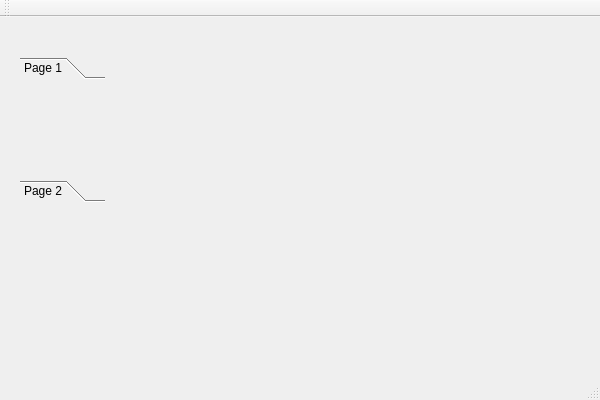
<?xml version="1.0" encoding="UTF-8"?>
<ui version="4.0">
 <class>task1Class</class>
 <widget class="QMainWindow" name="task1Class">
  <property name="geometry">
   <rect>
    <x>0</x>
    <y>0</y>
    <width>600</width>
    <height>400</height>
   </rect>
  </property>
  <property name="windowTitle">
   <string>task1</string>
  </property>
  <widget class="QWidget" name="centralWidget">
   <widget class="QToolBox" name="toolBox">
    <property name="geometry">
     <rect>
      <x>20</x>
      <y>40</y>
      <width>85</width>
      <height>145</height>
     </rect>
    </property>
    <property name="currentIndex">
     <number>0</number>
    </property>
    <widget class="QWidget" name="Button1">
     <property name="geometry">
      <rect>
       <x>0</x>
       <y>0</y>
       <width>85</width>
       <height>85</height>
      </rect>
     </property>
     <attribute name="label">
      <string>Page 1</string>
     </attribute>
    </widget>
    <widget class="QWidget" name="Button2">
     <property name="geometry">
      <rect>
       <x>0</x>
       <y>0</y>
       <width>85</width>
       <height>85</height>
      </rect>
     </property>
     <attribute name="label">
      <string>Page 2</string>
     </attribute>
    </widget>
   </widget>
  </widget>
  <widget class="QMenuBar" name="menuBar">
   <property name="geometry">
    <rect>
     <x>0</x>
     <y>0</y>
     <width>600</width>
     <height>26</height>
    </rect>
   </property>
  </widget>
  <widget class="QToolBar" name="mainToolBar">
   <attribute name="toolBarArea">
    <enum>TopToolBarArea</enum>
   </attribute>
   <attribute name="toolBarBreak">
    <bool>false</bool>
   </attribute>
  </widget>
  <widget class="QStatusBar" name="statusBar"/>
 </widget>
 <layoutdefault spacing="6" margin="11"/>
 <resources>
  <include location="task1.qrc"/>
 </resources>
 <connections/>
</ui>
